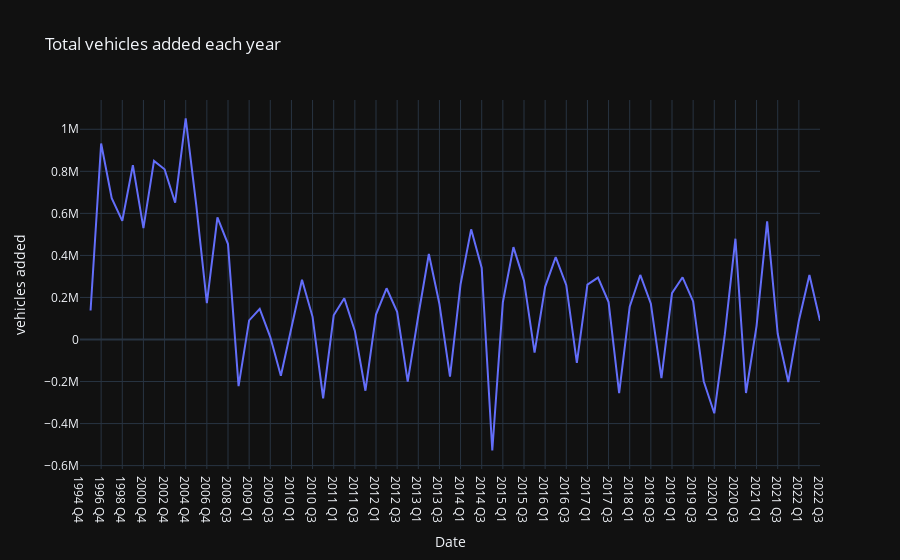

The cell this chart's notebook holds for it:
### Code cell
fig = px.line(merged_df, x='date_stripped', 
              y="vehicles added", 
              title='Total vehicles added each year', 
              
              template='plotly_dark', 
              labels={
                     "date_stripped": "Date",
                     "Total": "Num. Vehicles",

                 }) # This is all vehicles - HGV, Buses, motorbikes, cars
fig.show()

### Figure 1 — Plotly figure (JSON) as saved in the notebook; plotly's stock layout.template omitted (floating-point values rounded to 4 significant figures)
{"data": [{"hovertemplate": "Date=%{x}<br>vehicles added=%{y}<extra></extra>", "legendgroup": "", "line": {"color": "#636efa", "dash": "solid"}, "marker": {"symbol": "circle"}, "mode": "lines", "name": "", "orientation": "v", "showlegend": false, "type": "scatter", "x": ["1994 Q4", "1995 Q4", "1996 Q4", "1997 Q4", "1998 Q4", "1999 Q4", "2000 Q4", "2001 Q4", "2002 Q4", "2003 Q4", "2004 Q4", "2005 Q4", "2006 Q4", "2007 Q4", "2008 Q3", "2008 Q4", "2009 Q1", "2009 Q2", "2009 Q3", "2009 Q4", "2010 Q1", "2010 Q2", "2010 Q3", "2010 Q4", "2011 Q1", "2011 Q2", "2011 Q3", "2011 Q4", "2012 Q1", "2012 Q2", "2012 Q3", "2012 Q4", "2013 Q1", "2013 Q2", "2013 Q3", "2013 Q4", "2014 Q1", "2014 Q2", "2014 Q3", "2014 Q4", "2015 Q1", "2015 Q2", "2015 Q3", "2015 Q4", "2016 Q1", "2016 Q2", "2016 Q3", "2016 Q4", "2017 Q1", "2017 Q2", "2017 Q3", "2017 Q4", "2018 Q1", "2018 Q2", "2018 Q3", "2018 Q4", "2019 Q1", "2019 Q2", "2019 Q3", "2019 Q4", "2020 Q1", "2020 Q2", "2020 Q3", "2020 Q4", "2021 Q1", "2021 Q2", "2021 Q3", "2021 Q4", "2022 Q1", "2022 Q2", "2022 Q3"], "xaxis": "x", "y": [null, 137902, 932568, 671869, 564625, 829145, 530020, 849550, 809542, 650687, 1051497, 638527, 173101, 580497, 453949, -221548, 90710, 145519, 11486, -172667, 49104, 284427, 107702, -279514, 115136, 196109, 40893, -243693, 118647, 243641, 131594, -200154, 113049, 406654, 168698, -176236, 262843, 524105, 339970, -528298, 177356, 439575, 279664, -62215, 250495, 391540, 258566, -111285, 260899, 294589, 177895, -255194, 156155, 306977, 170017, -184114, 220107, 295876, 181161, -198452, -350900, 25233, 479411, -254669, 65145, 561957, 27394, -202024, 89376, 306569, 89412], "yaxis": "y"}], "layout": {"legend": {"tracegroupgap": 0}, "title": {"text": "Total vehicles added each year"}, "xaxis": {"anchor": "y", "domain": [0, 1], "title": {"text": "Date"}}, "yaxis": {"anchor": "x", "domain": [0, 1], "title": {"text": "vehicles added"}}}}
